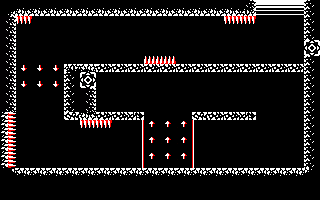

This game map was drawn from its Tiled (.tmx) file and the tilesets committed beside it. A one-line description and the full map source follow:
An orthogonal 20x25 tile map with 16x8 px tiles, 1 tile layer (Capa de Patrones 1).

<map version="1.2" tiledversion="1.2.4" orientation="orthogonal" renderorder="right-down" width="20" height="25" tilewidth="16" tileheight="8" infinite="0" nextlayerid="2" nextobjectid="1">
 <tileset firstgid="1" source="tileset.tsx" />
 <layer id="1" name="Capa de Patrones 1" width="20" height="25">
  <data encoding="csv">
1,1,1,1,1,1,1,1,1,1,1,1,1,1,1,14,27,27,27,10,
19,13,13,13,13,13,13,13,13,13,13,13,13,13,13,16,31,31,31,10,
14,6,1,1,1,1,1,1,1,1,1,1,1,1,6,6,1,1,1,10,
14,1,1,1,1,1,1,1,1,1,1,1,1,1,1,1,1,1,1,10,
14,1,1,1,1,1,1,1,1,1,1,1,1,1,1,1,1,1,1,10,
14,1,1,1,1,1,1,1,1,1,1,1,1,1,1,1,1,1,1,28,
14,1,1,1,1,1,1,1,1,1,1,1,1,1,1,1,1,1,1,32,
14,1,1,1,1,1,1,1,1,2,2,1,1,1,1,1,1,1,1,10,
14,8,8,8,11,9,25,25,25,25,25,25,25,25,25,25,25,25,25,10,
14,1,1,1,10,28,1,1,1,1,1,1,1,1,1,1,1,1,1,10,
14,8,8,8,10,32,1,1,1,1,1,1,1,1,1,1,1,1,1,10,
14,1,1,1,10,14,1,1,1,1,1,1,1,1,1,1,1,1,1,10,
14,1,1,1,10,14,1,1,1,1,1,1,1,1,1,1,1,1,1,10,
14,1,1,1,10,14,1,1,1,1,1,1,1,1,1,1,1,1,1,10,
18,1,1,1,21,13,25,25,22,1,1,1,21,25,25,22,1,1,1,10,
18,1,1,1,1,6,6,1,3,4,4,4,7,1,1,1,1,1,1,10,
18,1,1,1,1,1,1,1,3,1,1,1,7,1,1,1,1,1,1,10,
18,1,1,1,1,1,1,1,3,4,4,4,7,1,1,1,1,1,1,10,
18,1,1,1,1,1,1,1,3,1,1,1,7,1,1,1,1,1,1,10,
18,1,1,1,1,1,1,1,3,4,4,4,7,1,1,1,1,1,1,10,
18,1,1,1,1,1,1,1,3,1,1,1,7,1,1,1,1,1,1,10,
23,9,9,9,9,9,9,9,9,9,9,9,9,9,9,9,9,9,9,24,
1,1,1,1,1,1,1,1,1,1,1,1,1,1,1,1,1,1,1,1,
1,1,1,1,1,1,1,1,1,1,1,1,1,1,1,1,1,1,1,1,
1,1,1,1,1,1,1,1,1,1,1,1,1,1,1,1,1,1,1,1
</data>
 </layer>
</map>
